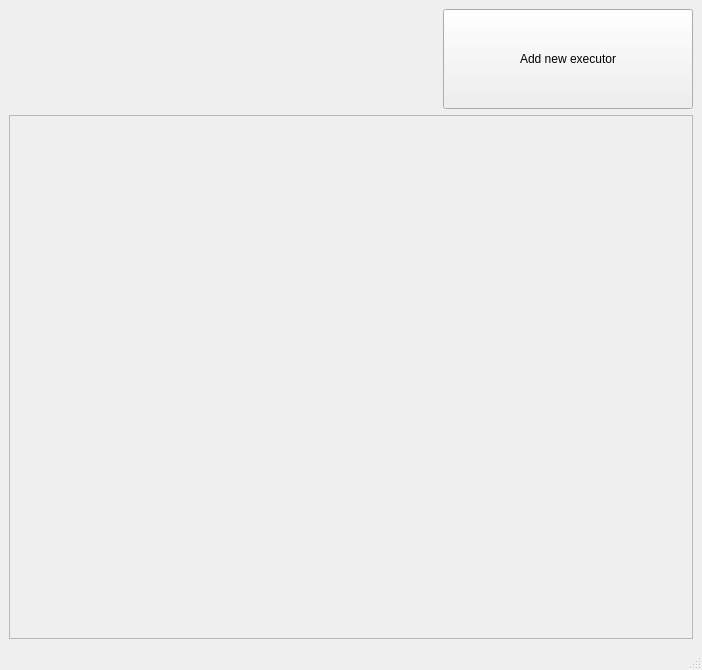
<?xml version="1.0" encoding="UTF-8"?>
<ui version="4.0">
 <class>Executors</class>
 <widget class="QMainWindow" name="Executors">
  <property name="geometry">
   <rect>
    <x>0</x>
    <y>0</y>
    <width>702</width>
    <height>670</height>
   </rect>
  </property>
  <property name="windowTitle">
   <string>MainWindow</string>
  </property>
  <widget class="QWidget" name="centralwidget">
   <layout class="QVBoxLayout" name="verticalLayout">
    <item alignment="Qt::AlignRight">
     <widget class="QPushButton" name="addNewUserButton">
      <property name="sizePolicy">
       <sizepolicy hsizetype="Fixed" vsizetype="Fixed">
        <horstretch>0</horstretch>
        <verstretch>0</verstretch>
       </sizepolicy>
      </property>
      <property name="minimumSize">
       <size>
        <width>250</width>
        <height>100</height>
       </size>
      </property>
      <property name="toolTip">
       <string>Add new executor (Ctrl + E)</string>
      </property>
      <property name="statusTip">
       <string>Add new executor(Ctrl + E)</string>
      </property>
      <property name="text">
       <string>Add new executor</string>
      </property>
      <property name="icon">
       <iconset resource="../res/res.qrc">
        <normaloff>:/icons/color/contacts.png</normaloff>:/icons/color/contacts.png</iconset>
      </property>
      <property name="iconSize">
       <size>
        <width>45</width>
        <height>45</height>
       </size>
      </property>
      <property name="shortcut">
       <string>Ctrl+P</string>
      </property>
     </widget>
    </item>
    <item>
     <widget class="QScrollArea" name="executorsContainer">
      <property name="widgetResizable">
       <bool>true</bool>
      </property>
      <widget class="QWidget" name="scrollAreaWidgetContents">
       <property name="geometry">
        <rect>
         <x>0</x>
         <y>0</y>
         <width>682</width>
         <height>524</height>
        </rect>
       </property>
      </widget>
     </widget>
    </item>
   </layout>
  </widget>
  <widget class="QStatusBar" name="statusbar"/>
 </widget>
 <resources>
  <include location="../res/res.qrc"/>
 </resources>
 <connections/>
</ui>
